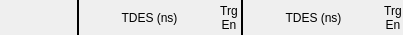
                       <widget class="QFrame" name="frame_8">
                        <property name="maximumSize">
                         <size>
                          <width>16777215</width>
                          <height>35</height>
                         </size>
                        </property>
                        <property name="frameShape">
                         <enum>QFrame::NoFrame</enum>
                        </property>
                        <property name="frameShadow">
                         <enum>QFrame::Raised</enum>
                        </property>
                        <layout class="QHBoxLayout" name="horizontalLayout_14">
                         <property name="spacing">
                          <number>2</number>
                         </property>
                         <property name="leftMargin">
                          <number>0</number>
                         </property>
                         <property name="topMargin">
                          <number>0</number>
                         </property>
                         <property name="rightMargin">
                          <number>0</number>
                         </property>
                         <property name="bottomMargin">
                          <number>0</number>
                         </property>
                         <item>
                          <layout class="QHBoxLayout" name="horizontalLayout_13">
                           <property name="spacing">
                            <number>2</number>
                           </property>
                           <item>
                            <spacer name="horizontalSpacer">
                             <property name="orientation">
                              <enum>Qt::Horizontal</enum>
                             </property>
                             <property name="sizeType">
                              <enum>QSizePolicy::Fixed</enum>
                             </property>
                             <property name="sizeHint" stdset="0">
                              <size>
                               <width>77</width>
                               <height>20</height>
                              </size>
                             </property>
                            </spacer>
                           </item>
                           <item>
                            <widget class="Line" name="line_7">
                             <property name="frameShadow">
                              <enum>QFrame::Plain</enum>
                             </property>
                             <property name="lineWidth">
                              <number>2</number>
                             </property>
                             <property name="orientation">
                              <enum>Qt::Vertical</enum>
                             </property>
                            </widget>
                           </item>
                           <item>
                            <widget class="QLabel" name="label_17">
                             <property name="minimumSize">
                              <size>
                               <width>135</width>
                               <height>0</height>
                              </size>
                             </property>
                             <property name="maximumSize">
                              <size>
                               <width>135</width>
                               <height>16777215</height>
                              </size>
                             </property>
                             <property name="text">
                              <string>TDES (ns)</string>
                             </property>
                             <property name="alignment">
                              <set>Qt::AlignCenter</set>
                             </property>
                            </widget>
                           </item>
                           <item>
                            <widget class="QLabel" name="label_18">
                             <property name="minimumSize">
                              <size>
                               <width>20</width>
                               <height>0</height>
                              </size>
                             </property>
                             <property name="maximumSize">
                              <size>
                               <width>20</width>
                               <height>16777215</height>
                              </size>
                             </property>
                             <property name="text">
                              <string>Trg
En</string>
                             </property>
                             <property name="alignment">
                              <set>Qt::AlignCenter</set>
                             </property>
                            </widget>
                           </item>
                           <item>
                            <widget class="Line" name="line_14">
                             <property name="frameShadow">
                              <enum>QFrame::Plain</enum>
                             </property>
                             <property name="lineWidth">
                              <number>2</number>
                             </property>
                             <property name="orientation">
                              <enum>Qt::Vertical</enum>
                             </property>
                            </widget>
                           </item>
                           <item>
                            <widget class="QLabel" name="label_19">
                             <property name="minimumSize">
                              <size>
                               <width>135</width>
                               <height>0</height>
                              </size>
                             </property>
                             <property name="maximumSize">
                              <size>
                               <width>135</width>
                               <height>16777215</height>
                              </size>
                             </property>
                             <property name="text">
                              <string>TDES (ns)</string>
                             </property>
                             <property name="alignment">
                              <set>Qt::AlignCenter</set>
                             </property>
                            </widget>
                           </item>
                           <item>
                            <widget class="QLabel" name="label_20">
                             <property name="minimumSize">
                              <size>
                               <width>20</width>
                               <height>0</height>
                              </size>
                             </property>
                             <property name="maximumSize">
                              <size>
                               <width>20</width>
                               <height>16777215</height>
                              </size>
                             </property>
                             <property name="text">
                              <string>Trg
En</string>
                             </property>
                             <property name="alignment">
                              <set>Qt::AlignCenter</set>
                             </property>
                            </widget>
                           </item>
                          </layout>
                         </item>
                        </layout>
                       </widget>
